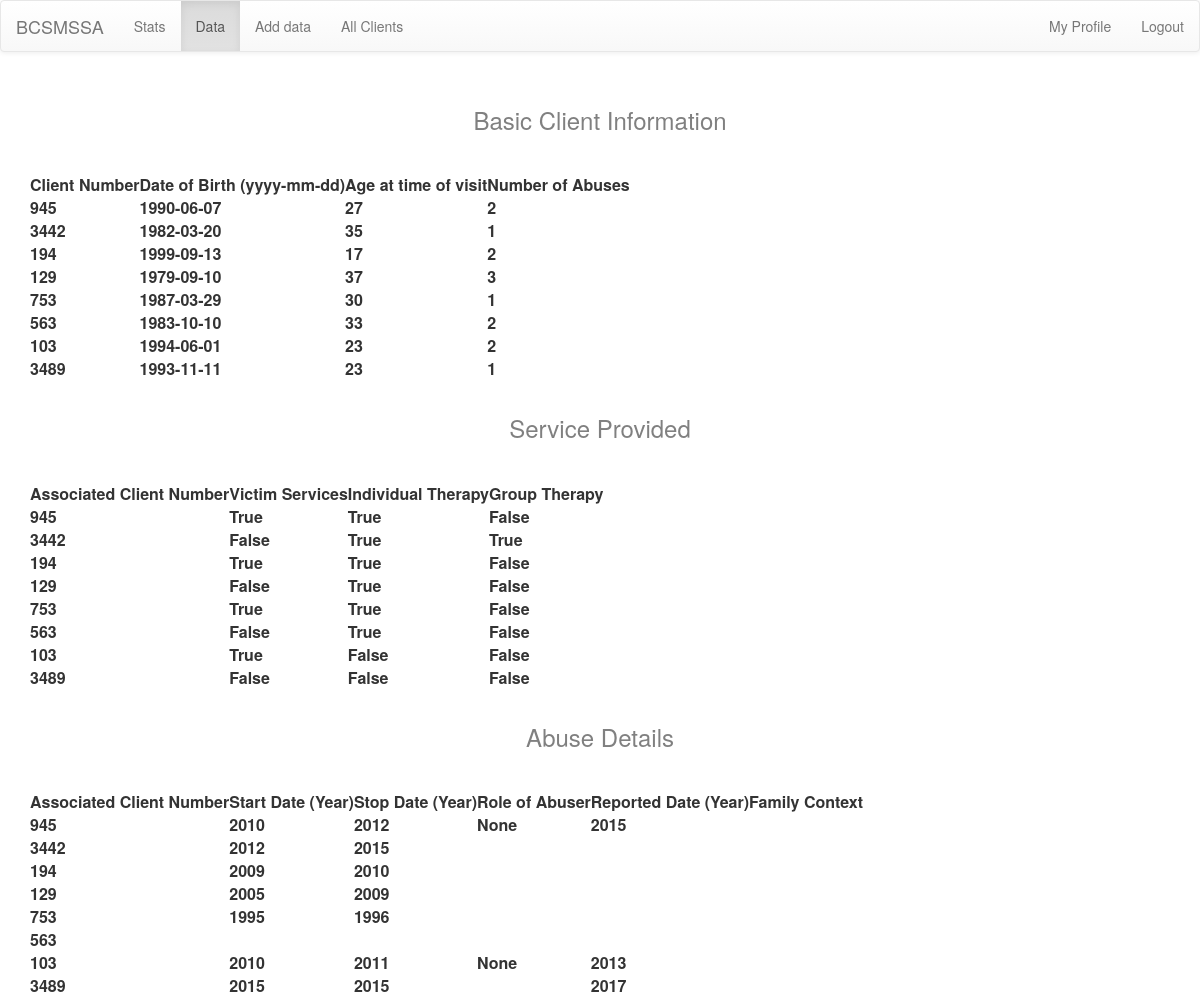
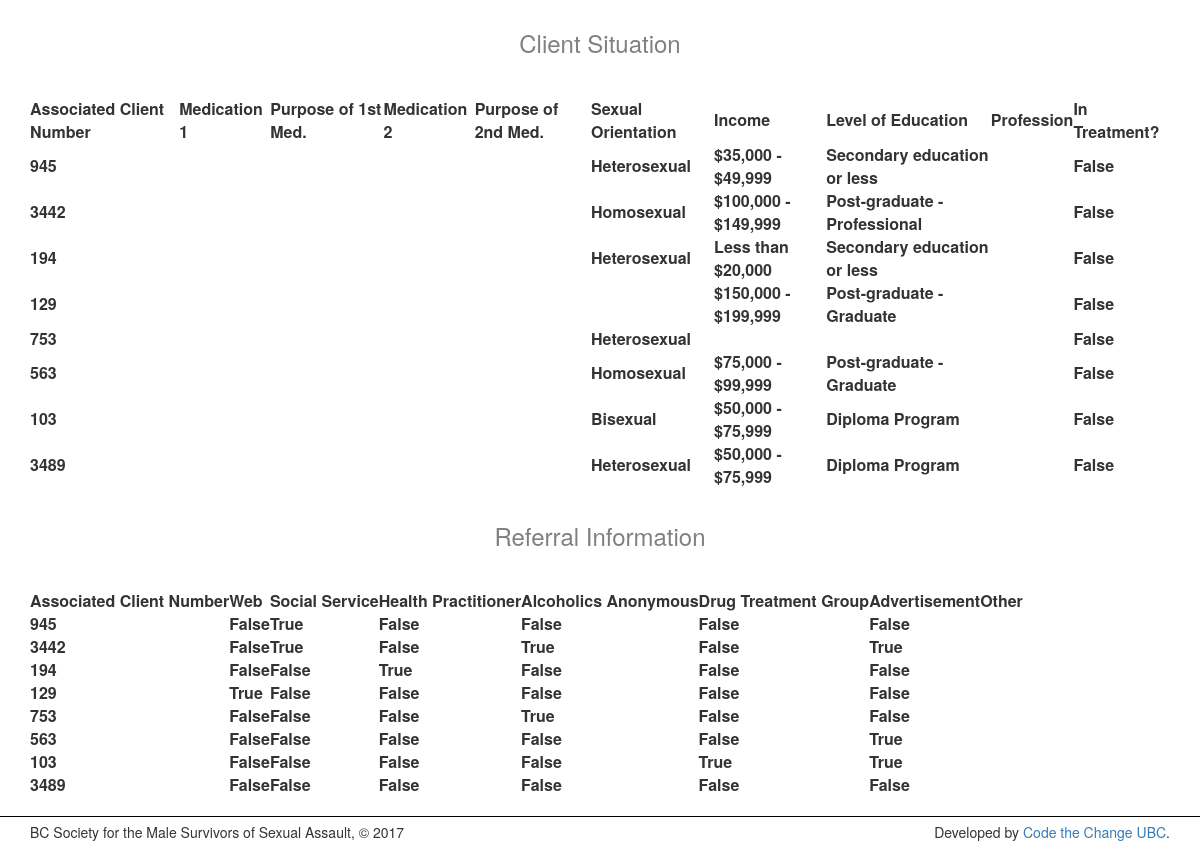
Before: /data/ (signed in) with the older database file (2 pictures, top to bottom).
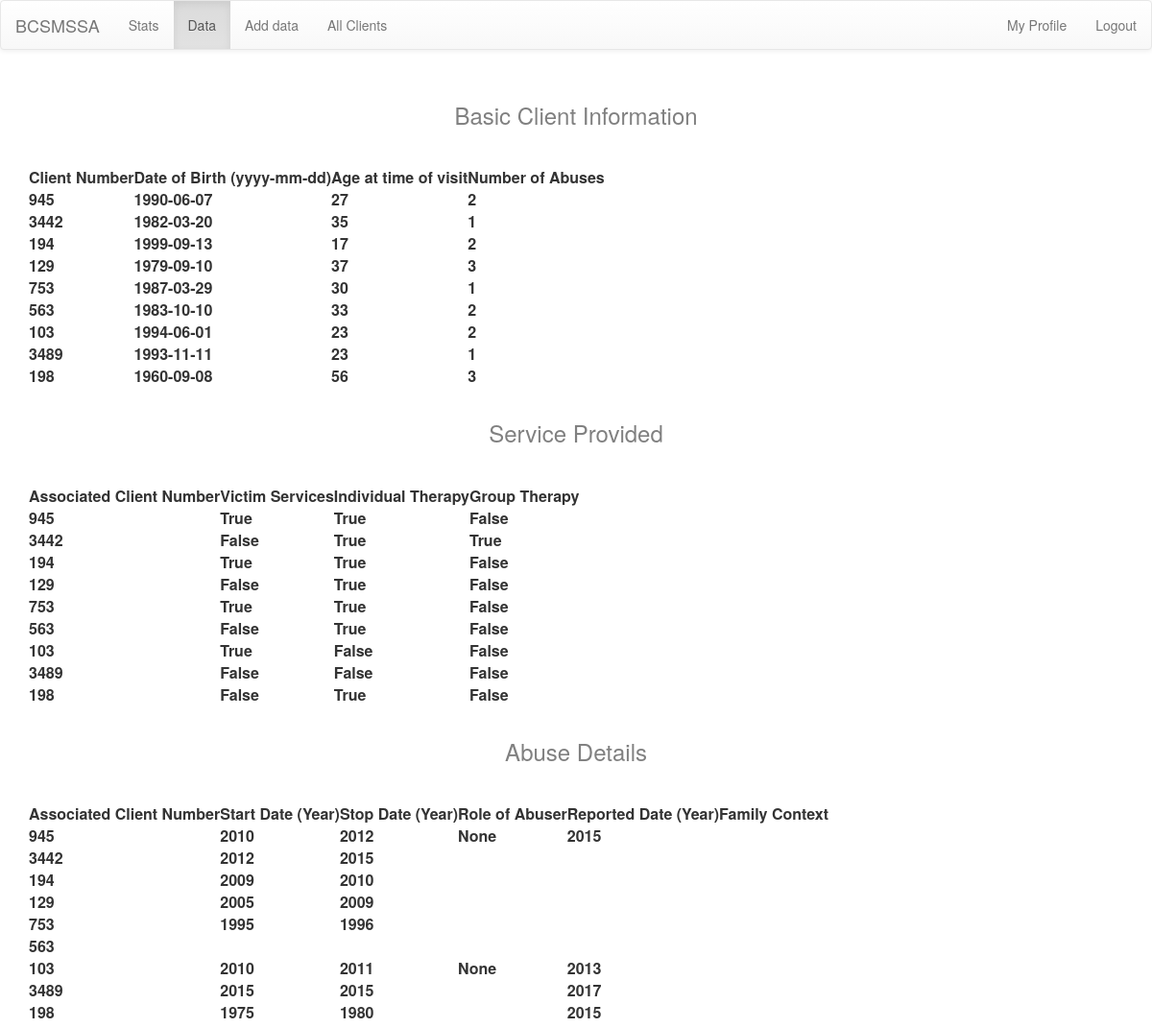
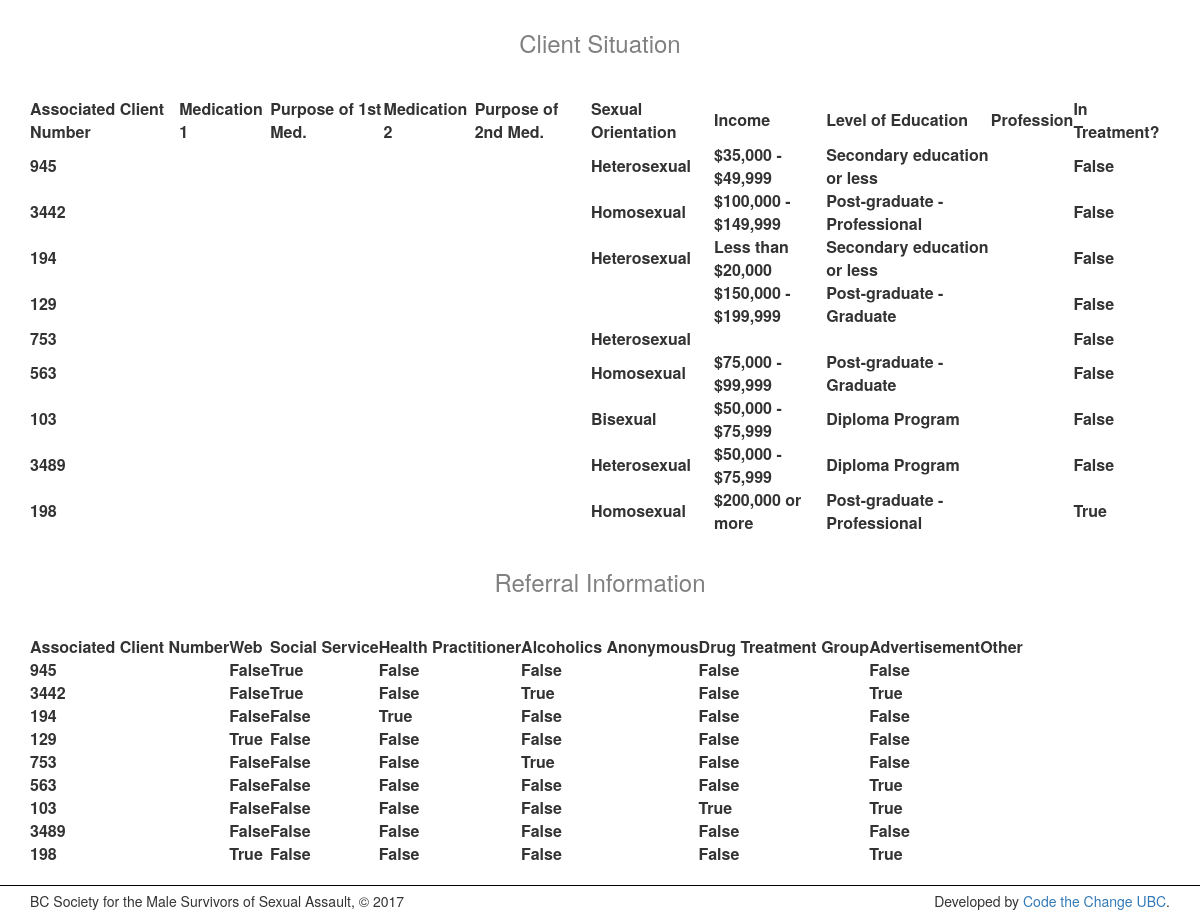
After: the same page with the newer database file (2 pictures, top to bottom).
### stats/models.py (models this page shows, shortened)
class Client( models.Model ):
    user = models.ForeignKey(User, null=True, default=None, on_delete=models.SET_DEFAULT, verbose_name="Input by User")
    client_number       = models.IntegerField(verbose_name="Client Number", unique=True)
    date_of_birth       = models.DateField('Date of Birth (yyyy-mm-dd)')
    age                 = models.IntegerField(null=True, blank=True, default=None, verbose_name="Age at time of visit")
    number_of_abuses    = models.IntegerField(null=True, blank=True, default=None, verbose_name="Number of Abuses")
    def __str__(self):
        return str(self.client_number)
    def __iter__(self):
        for field in self._meta.fields:
            if field.name != 'id' and field.name != 'user':
                yield field.value_to_string(self)

class RequestedService(models.Model):
    client1 = models.OneToOneField(
         Client,
         on_delete=models.CASCADE,
         primary_key=True,
         verbose_name='Associated Client Number'
    )
    victim_services     = models.BooleanField(blank=True, verbose_name="Victim Services")
    individual_therapy  = models.BooleanField(blank=True, verbose_name="Individual Therapy")
    group_therapy       = models.BooleanField(blank=True, verbose_name="Group Therapy")
    def __iter__(self):
        for field in self._meta.fields:
            val = field.value_to_string(self)
            if field.name == 'client1':
                yield Client.objects.get(pk=int(val))
            else:
                yield val

class Abuse ( models.Model ):
    client              = models.ForeignKey(
        Client, on_delete = models.CASCADE,
        verbose_name='Associated Client Number'
    )
    start_date          = models.CharField(max_length=4, blank=True, verbose_name="Start Date (Year)")
    stop_date           = models.CharField(max_length=4, blank=True, verbose_name="Stop Date (Year)")
    role_of_abuser      = models.CharField(max_length=100, null=True, blank=True, verbose_name="Role of Abuser")
    reported_date       = models.CharField(max_length=4, blank=True, verbose_name="Reported Date (Year)")
    family_context      = models.CharField(max_length=12, blank=True, verbose_name="Family Context")
    def __str__(self):
        return str(self.client.client_number)
    def __iter__(self):
        for field in self._meta.fields:
            if field.name != 'id':
                val = field.value_to_string(self)
                if field.name == 'client':
                    yield Client.objects.get(pk=int(val))
                else:
                    yield val

class CurrentSituation( models.Model ):
    abuse               = models.ForeignKey( Abuse, on_delete=models.CASCADE, verbose_name="Associated Client Number")
    het = "Heterosexual"
    hom = "Homosexual"
    bi = "Bisexual"
    trans = "Transexual"
    other = "Other"
    sex_choices = [ (het, het),
                    (hom, hom),
                    (bi, bi),
                    (trans, trans),
                    (other, other)]
    edu1 = "Secondary education or less"
    edu2 = "Diploma Program"
    edu3 = "Post-graduate - Bachelors"
    edu4 = "Post-graduate - Graduate"
    edu5 = "Post-graduate - Professional"
    edu6 = "Post-graduate - Doctorate"
    edu_choices = [ (edu1, edu1),
                    (edu2, edu2),
                    (edu3, edu3),
                    (edu4, edu4),
                    (edu5, edu5),
                    (edu6, edu6) ]
    inc1 = "Less than $20,000"
    inc2 = "$20,000 - $34,999"
    inc3 = "$35,000 - $49,999"
    inc4 = "$50,000 - $75,999"
    inc5 = "$75,000 - $99,999"
    inc6 = "$100,000 - $149,999"
    inc7 = "$150,000 - $199,999"
    inc8 = "$200,000 or more"
    income_choices = [ (inc1, inc1),
                        (inc2, inc2),
                        (inc3, inc3),
                        (inc4, inc4),
                        (inc5, inc5),
                        (inc6, inc6),
                        (inc7, inc7),
                        (inc8, inc8)]
    medication1         = models.CharField(max_length=50,   blank=True, verbose_name="Medication 1")
    purpose1            = models.CharField(max_length=150,  blank=True, verbose_name="Purpose of 1st Med.")
    medication2         = models.CharField(max_length=50,   blank=True, verbose_name="Medication 2")
    purpose2            = models.CharField(max_length=150,  blank=True, verbose_name="Purpose of 2nd Med.")
    sexual_orientation  = models.CharField(max_length=10,   blank=True, verbose_name="Sexual Orientation" ,choices=sex_choices, null=True)
    income              = models.CharField(max_length=50,   blank=True, verbose_name="Income", choices=income_choices, null=True)
    level_of_education  = models.CharField(max_length=50,   blank=True, verbose_name="Level of Education", choices=edu_choices, null=True)
    profession          = models.CharField(max_length=50,   blank=True, verbose_name="Profession")
    in_treatment        = models.BooleanField(              blank=True, verbose_name="In Treatment?")
    def __iter__(self):
        for field in self._meta.fields:
            if field.name != 'id':
                val = field.value_to_string(self)
                if field.name == 'abuse':
                    yield Abuse.objects.get(pk=int(val))
                else:
                    yield val

class Referral(models.Model):
    client = models.OneToOneField(
        Client,
        on_delete=models.CASCADE,
        primary_key=True,
        verbose_name='Associated Client Number'
    )
    web                     = models.BooleanField(default=False, blank=True, verbose_name="Web")
    social_service          = models.BooleanField(default=False, blank=True, verbose_name="Social Service")
    health_practitioner     = models.BooleanField(default=False, blank=True, verbose_name="Health Practitioner")
    alcoholics_anonymous    = models.BooleanField(default=False, blank=True, verbose_name="Alcoholics Anonymous")
    drug_treatment_group    = models.BooleanField(default=False, blank=True, verbose_name="Drug Treatment Group")
    advertisement           = models.BooleanField(default=False, blank=True, verbose_name="Advertisement")
    other                   = models.CharField(max_length=30, blank=True, verbose_name="Other")
    def __iter__(self):
        for field in self._meta.fields:
            val = field.value_to_string(self)
            if field.name == 'client':
                yield Client.objects.get(pk=int(val))
            else:
                yield val

### stats/views.py (the view)
# urls.py: url(r'^data/$', views.data, name='data'),
@login_required
def data(request):
    data = {}
    data['clients']         = Client.objects.all()
    data['client_fields']   = Client._meta.get_fields()[5:]
    data['services']        = RequestedService.objects.all()
    data['service_fields']  = RequestedService._meta.get_fields()[0:]
    data['referrals']       = Referral.objects.all()
    data['referral_fields'] = Referral._meta.get_fields()[0:]
    data['abuses']          = Abuse.objects.all()
    data['abuse_fields']    = Abuse._meta.get_fields()[2:]
    data['situations']      = CurrentSituation.objects.all()
    data['sitch_fields']    = CurrentSituation._meta.get_fields()[1:]
    return render(request, 'stats/data.html', data)

### stats/templates/stats/data.html (shortened to what this page needs)
{% extends 'stats/base.html' %}
{% load static %}
{% block head %}
    <link rel="stylesheet" type="text/css" href="https://cdn.datatables.net/v/dt/dt-1.10.15/datatables.min.css"/>
{% endblock %}
{% block body %}
<div class='data'>
    <h3>Basic Client Information</h3>
    <table id="clientTable">
        <thead>
            <tr>
                {% for field in client_fields %}
                    <th>{{ field.verbose_name }}</th>
                {% endfor %}
            </tr>
        </thead>
        <tbody>
            {% for client in clients %}
                <tr>
                    {% for value in client %}
                        <th>{{ value }}</th>
                    {% endfor %}
                </tr>
            {% endfor %}
        </tbody>
    </table>
    <h3>Service Provided</h3>
    <table id="servicesTable">
        <thead>
            <tr>
                {% for field in service_fields %}
                    <th>{{ field.verbose_name }}</th>
                {% endfor %}
            </tr>
        </thead>
        <tbody>
            {% for service in services %}
                <tr>
                    {% for value in service %}
                        <th>{{ value }}</th>
                    {% endfor %}
                </tr>
            {% endfor %}
        </tbody>
    </table>
    <h3>Abuse Details</h3>
    <table id="abuseTable">
        <thead>
            <tr>
                {% for field in abuse_fields %}
                    <th>{{ field.verbose_name }}</th>
                {% endfor %}
            </tr>
        </thead>
        <tbody>
            {% for abuse in abuses %}
                <tr>
                    {% for value in abuse %}
                        <th>{{ value }}</th>
                    {% endfor %}
                </tr>
            {% endfor %}
        </tbody>
    </table>
    <h3>Client Situation</h3>
    <table id="sitchTable">
        <thead>
            <tr>
                {% for field in sitch_fields %}
                    <th>{{ field.verbose_name }}</th>
                {% endfor %}
            </tr>
        </thead>
        <tbody>
            {% for sitch in situations %}
                <tr>
                    {% for value in sitch %}
                        <th>{{ value }}</th>
                    {% endfor %}
                </tr>
            {% endfor %}
        </tbody>
    </table>
    <h3>Referral Information</h3>
    <table id="referralsTable">
        <thead>
            <tr>
                {% for field in referral_fields %}
                    <th>{{ field.verbose_name }}</th>
                {% endfor %}
            </tr>
        </thead>
        <tbody>
            {% for referral in referrals %}
                <tr>
                    {% for value in referral %}
                        <th>{{ value }}</th>
                    {% endfor %}
                </tr>
            {% endfor %}
        </tbody>
    </table>
</div>
{% endblock %}

### stats/templates/stats/base.html (shortened to what this page needs)
{% load staticfiles %}
<html>
    <head>
        {% include 'stats/partials/scripts.html' %}
        {% block head %}
        {% endblock %}
    </head>
    <body>
        {% include 'stats/partials/header.html' %}
        <div class="container">
            {% block body %}
            {% endblock %}
        </div>
        {% include 'stats/partials/footer.html' %}
   </body>
</html>

### stats/templates/stats/partials/scripts.html (shortened to what this page needs)
{% load staticfiles %}
<link rel='stylesheet' type="text/css" href='https://maxcdn.bootstrapcdn.com/bootstrap/3.3.7/css/bootstrap.min.css'>
<link rel='stylesheet' type="text/css" href='https://maxcdn.bootstrapcdn.com/bootstrap/3.3.7/css/bootstrap-theme.min.css'>
<link rel="stylesheet" href="{% static 'stats/css/main.css' %}">

### stats/templates/stats/partials/header.html
<nav class="navbar navbar-default">
    <div class="container-fluid">
        <div class="navbar-header">
            <a class="navbar-brand" href="http://bc-malesurvivors.com/">BCSMSSA</a>
        </div>
        <ul class="nav navbar-nav">
            <li {% if request.resolver_match.url_name == 'statistics' %}class="active"{% endif %}><a href="/" >Stats</a></li>
            <li {% if request.resolver_match.url_name == 'data' %}class="active"{% endif %}><a href="/data">Data</a></li>
            <li {% if request.resolver_match.url_name == 'form' %}class="active"{% endif %}><a href="/form" >Add data</a></li>
            <li {% if request.resolver_match.url_name == 'clients' %}class="active"{% endif %}><a href="/clients" >All Clients</a></li>
        </ul>
        <ul class="nav navbar-nav navbar-right">
            <li {% if request.resolver_match.url_name == 'profile' %}class="active"{% endif %}><a href="{% url 'user_show' request.user.id %}" >My Profile</a></li>
            <li><a href="/logout">Logout</a></li>
        </ul>
    </div>
</nav>

### stats/templates/stats/partials/footer.html
<footer>
	<div class="container-fluid">
		<div class="col-sm-6">
			<p id="left">BC Society for the Male Survivors of Sexual Assault, &copy; {% now "Y" %}</p>
		</div>
		<div class="col-sm-6">
			<p id="right">Developed by <a href="https://codethechangeubc.org">Code the Change UBC</a>.</p>
		</div>
	</div>
</footer>

### stats/static/stats/css/main.css (style rules this page uses)
div.data h3 { text-align: center; color: gray; padding: 15px 0 30px 0; }
body > footer > .container-fluid { margin-top: 20px; padding-top: 5px; bottom: 0px; border-top: 1px solid black; }
footer #right { float: right; text-align: right; }

Changed rows visible on the page:
added Client: client "198" "1960-09-08" "56" "3", client_number "198"
added RequestedService: service "False" "True" "False"
added Abuse: abuse "1975" "1980" "2015", client.client_number "198"
added CurrentSituation: sitch "Homosexual" "$200,000 or more" "Post-graduate - Professional" "True"
added Referral: referral "True" "False" "False" "False" "False" "True"
